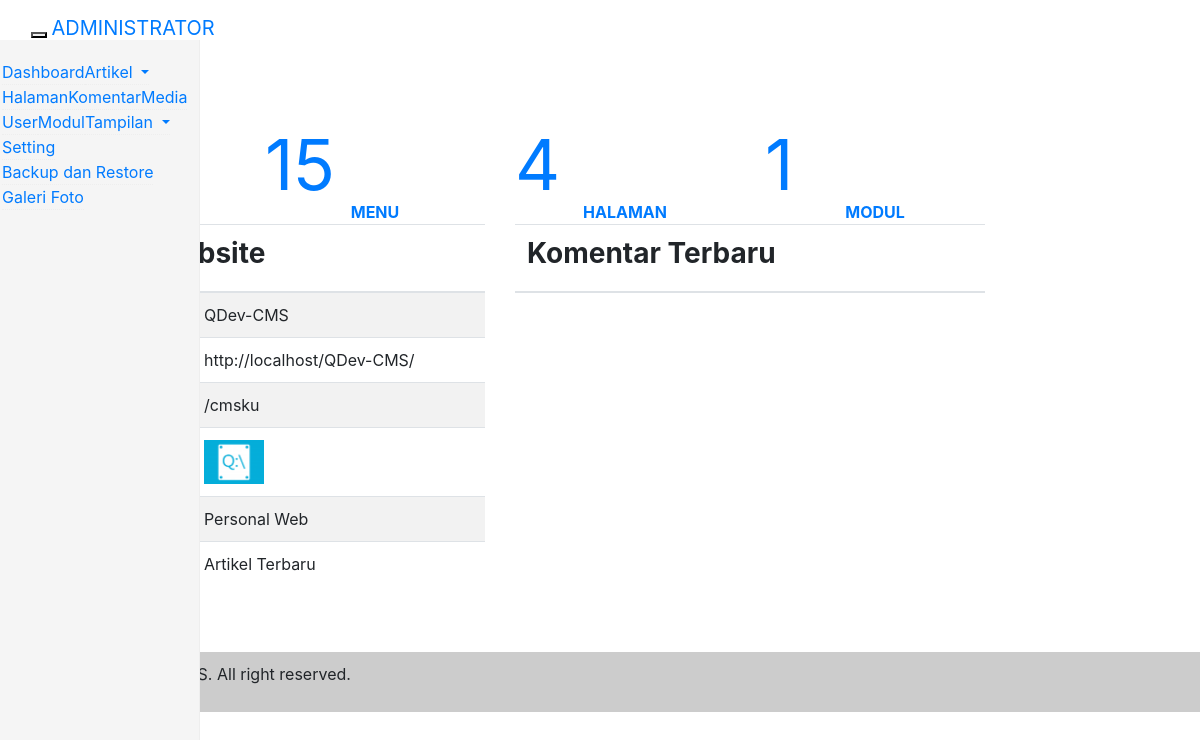
The page /admin/index.php (signed in) on the database its author committed.
### tables this page shows
CREATE TABLE `modul` (
  `id_modul` int(5) NOT NULL,
  `judul` varchar(50) NOT NULL,
  `folder` varchar(50) NOT NULL,
  `menu` enum('N','Y') NOT NULL,
  `konten` enum('N','Y') NOT NULL,
  `widget` enum('N','Y') NOT NULL,
  `aktif` enum('Y','N') NOT NULL
);

CREATE TABLE `setting` (
  `id_setting` int(5) NOT NULL,
  `parameter` varchar(50) NOT NULL,
  `nilai` text NOT NULL
);

### admin/content/dashboard.php (the view, shortened to what this page needs)
<?php
function buat_tombol($name, $icon, $link, $warna){
	global $mysqli;
	$query = $mysqli->query("select * from $name");
	$jml_data = $query->num_rows;
	echo'<div class="col-md-3 col-xs-6"><a href="'.$link.'">
			<div class="panel panel-'.$warna.' dashboard-panel">
				<div class="panel-heading">
					<i class="glyphicon glyphicon-'.$icon.'"></i>
					<span class="pull-right">'.$jml_data.'</span>
				</div>
				<div class="panel-body">'.$name.'</div>
			</div>
		</a></div>';
}
?>
<br>
<div class="row">
<?php
	buat_tombol("artikel", "list-alt", "?content=artikel", "danger");
	buat_tombol("menu", "list", "?content=menu", "success");
	buat_tombol("halaman", "file", "?content=halaman", "info");
	buat_tombol("modul", "tasks", "?content=modul", "warning");
?>
</div>
<div class="row">
	<div class="col-md-6">
<?php
	function dapatkan_nilai($parameter){
		global $mysqli;
		$query 	= $mysqli->query("SELECT * FROM setting WHERE parameter='$parameter'");
		$data	= $query->fetch_array();
		return $data['nilai'];
	}
	$homepage = dapatkan_nilai("homepage");
	if($homepage == 0){
		$str_homepage = "Artikel Terbaru";
	}else{
		$queryhal = $mysqli->query("SELECT * FROM halaman WHERE id_halaman='$homepage'");
		$datahal = $queryhal->fetch_array();
		$str_homepage = $datahal['judul'];
	}
?>
	<table class="table table-striped">
		<thead><tr><th colspan="2"><h3><b>Identitas Website</b></h3></th></tr></thead>
		<tbody>
		<tr><td><b>Judul Website</b></td>	<td>: <?=  dapatkan_nilai("judul"); ?></td></tr>
		<tr><td><b>URL Website</b></td>		<td>: <?=  dapatkan_nilai("url"); ?></td></tr>
		<tr><td><b>Folder</b></td>			<td>: <?=  dapatkan_nilai("folder"); ?></td></tr>
		<tr><td><b>Ikon</b></td>			<td>: <img src="../media/thumbs/<?=  dapatkan_nilai("ikon"); ?>" width="60"></td></tr>
		<tr><td><b>Keyword</b></td>			<td>: <?=  dapatkan_nilai("keyword"); ?></td></tr>
		<tr><td><b>Homepage</b></td>		<td>: <?=  $str_homepage; ?></td></tr>
		</tbody>
	</table>
	</div>
	<div class="col-md-6">
	<table class="table table-striped">
		<thead><tr><th colspan="2"><h3><b>Komentar Terbaru</b></h3></th></tr></thead>
	</table>
	</div>
</div>

### admin/sidebar.php (shortened to what this page needs)
<ul class="nav">
<?php
	$query = $mysqli->query("SELECT * FROM modul WHERE menu='Y' AND aktif='Y'");
	while($data = $query->fetch_array()){
		if(file_exists("../module/$data[folder]/menu.php")){
			include "../module/$data[folder]/menu.php";
		}
	}
?>
</ul>

### library/function_menu.php (shortened to what this page needs)
<?php
function buat_menu($link, $ikon, $judul,  $leveluser=array("admin")){
	foreach($leveluser as $level){
		if($_SESSION['leveluser']==$level) echo'<li><a href="?content='.$link.'"><i class="glyphicon glyphicon-'.$ikon.'"></i> '.$judul.'</a></li>';
	}
}
function buka_dropdown($ikon, $judul, $leveluser=array("admin")){
	foreach($leveluser as $level){
		if($_SESSION['leveluser']==$level)
			echo'<li class="dropdown"><a class="dropdown-toggle" data-toggle="dropdown" href="#">
			<i class="glyphicon glyphicon-'.$ikon.'"></i> '.$judul.' <b class="caret"></b></a>
			<ul class="dropdown-menu">';
	}
}
function tutup_dropdown($leveluser=array("admin")){
	foreach($leveluser as $level){
		if($_SESSION['leveluser']==$level) echo'</ul></li>';
	}
}
?>

### admin/content.php (shortened to what this page needs)
<?php
$content = isset($_GET['content']) ? $_GET['content'] : 'dashboard';
$kosong = true;
$page = array('dashboard', 'artikel', 'kategori', 'tag', 'halaman', 'komentar', 'media', 'modul', 'template', 'menu', 'widget', 'layout', 'user', 'setting', 'backuprestore');
foreach($page as $pg){
	if($content == $pg and $kosong){
		include 'content/'.$pg.'.php';
		$kosong = false;
	}
}
?>

### admin/css/style.css (style rules this page uses)
.sidebar li { border-bottom: 1px dotted #eee; }
.dashboard-panel .panel-heading { font-size: 70px; line-height: 70px; }
.dashboard-panel .panel-body { text-align: center; text-transform: uppercase; font-weight: bold; }

### rows shown on the page
modul: judul "Galeri Foto"
setting: nilai "QDev-CMS"
setting: nilai "http://localhost/QDev-CMS/"
setting: nilai "/cmsku"
setting: nilai (picture)
setting: nilai "Personal Web"
setting: nilai "Artikel Terbaru"

### other values the page prints
$judul "Dashboard"
$judul "Artikel"
$judul "Halaman"
$judul "Komentar"
$judul "Media"
$judul "User"
$judul "Modul"
$judul "Tampilan"
$judul "Setting"
$judul "Backup dan Restore"
$jml_data "15 4 1"
$name "MENU HALAMAN MODUL"
